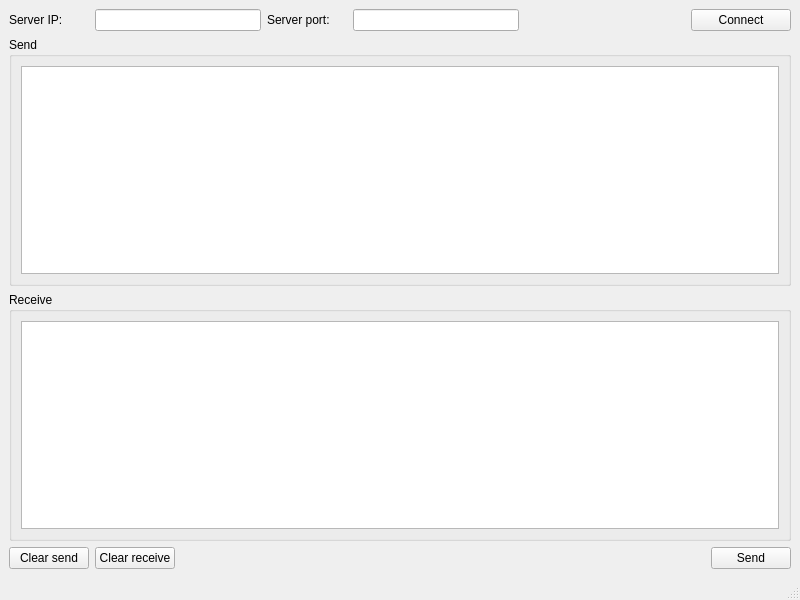
<?xml version="1.0" encoding="UTF-8"?>
<ui version="4.0">
 <class>CMainWindow</class>
 <widget class="QMainWindow" name="CMainWindow">
  <property name="geometry">
   <rect>
    <x>0</x>
    <y>0</y>
    <width>800</width>
    <height>600</height>
   </rect>
  </property>
  <property name="windowTitle">
   <string>MainWindow</string>
  </property>
  <widget class="QWidget" name="centralwidget">
   <layout class="QVBoxLayout" name="verticalLayout">
    <item>
     <layout class="QHBoxLayout" name="horizontalLayout">
      <item>
       <widget class="QLabel" name="label">
        <property name="minimumSize">
         <size>
          <width>80</width>
          <height>0</height>
         </size>
        </property>
        <property name="text">
         <string>Server IP:</string>
        </property>
       </widget>
      </item>
      <item>
       <widget class="QLineEdit" name="lineEdit_serverIP">
        <property name="minimumSize">
         <size>
          <width>100</width>
          <height>0</height>
         </size>
        </property>
       </widget>
      </item>
      <item>
       <widget class="QLabel" name="label_2">
        <property name="minimumSize">
         <size>
          <width>80</width>
          <height>0</height>
         </size>
        </property>
        <property name="text">
         <string>Server port:</string>
        </property>
       </widget>
      </item>
      <item>
       <widget class="QLineEdit" name="lineEdit_serverPort">
        <property name="minimumSize">
         <size>
          <width>100</width>
          <height>0</height>
         </size>
        </property>
       </widget>
      </item>
      <item>
       <spacer name="horizontalSpacer">
        <property name="orientation">
         <enum>Qt::Horizontal</enum>
        </property>
        <property name="sizeHint" stdset="0">
         <size>
          <width>40</width>
          <height>20</height>
         </size>
        </property>
       </spacer>
      </item>
      <item>
       <widget class="QPushButton" name="pushButton_ctrl">
        <property name="minimumSize">
         <size>
          <width>100</width>
          <height>0</height>
         </size>
        </property>
        <property name="text">
         <string>Connect</string>
        </property>
       </widget>
      </item>
     </layout>
    </item>
    <item>
     <widget class="QGroupBox" name="groupBox_send">
      <property name="title">
       <string>Send</string>
      </property>
      <layout class="QGridLayout" name="gridLayout">
       <item row="0" column="0">
        <widget class="QTextBrowser" name="textBrowser_send"/>
       </item>
      </layout>
     </widget>
    </item>
    <item>
     <widget class="QGroupBox" name="groupBox_receive">
      <property name="title">
       <string>Receive</string>
      </property>
      <layout class="QGridLayout" name="gridLayout_2">
       <item row="0" column="0">
        <widget class="QTextBrowser" name="textBrowser_receive"/>
       </item>
      </layout>
     </widget>
    </item>
    <item>
     <layout class="QHBoxLayout" name="horizontalLayout_2">
      <item>
       <widget class="QPushButton" name="pushButton_clearSend">
        <property name="text">
         <string>Clear send</string>
        </property>
       </widget>
      </item>
      <item>
       <widget class="QPushButton" name="pushButton_clearReceive">
        <property name="text">
         <string>Clear receive</string>
        </property>
       </widget>
      </item>
      <item>
       <spacer name="horizontalSpacer_2">
        <property name="orientation">
         <enum>Qt::Horizontal</enum>
        </property>
        <property name="sizeHint" stdset="0">
         <size>
          <width>40</width>
          <height>20</height>
         </size>
        </property>
       </spacer>
      </item>
      <item>
       <widget class="QPushButton" name="pushButton_send">
        <property name="text">
         <string>Send</string>
        </property>
       </widget>
      </item>
     </layout>
    </item>
   </layout>
  </widget>
  <widget class="QMenuBar" name="menubar">
   <property name="geometry">
    <rect>
     <x>0</x>
     <y>0</y>
     <width>800</width>
     <height>23</height>
    </rect>
   </property>
  </widget>
  <widget class="QStatusBar" name="statusbar"/>
 </widget>
 <resources/>
 <connections/>
</ui>
